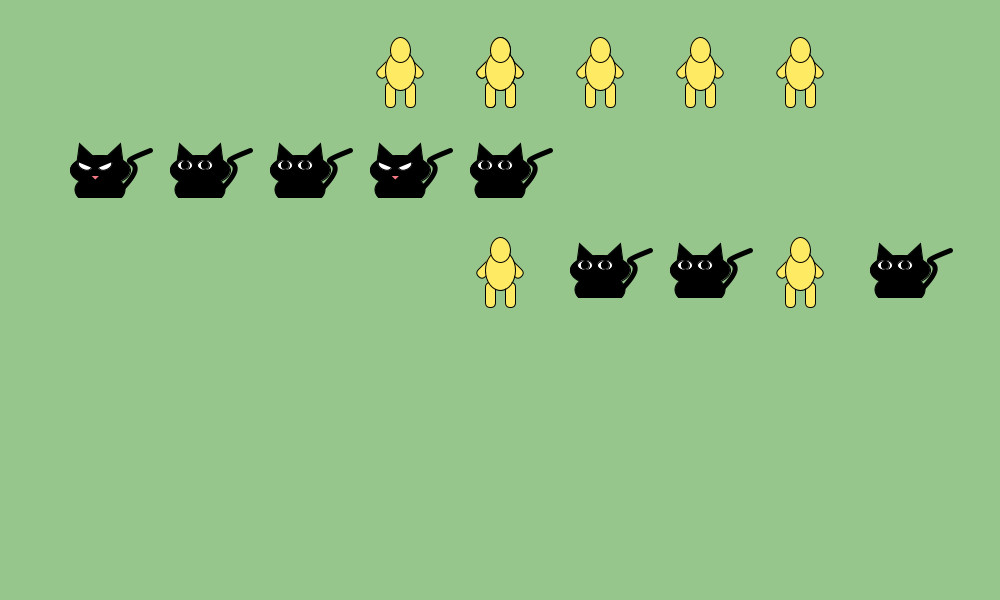
Frame 1 (no input)
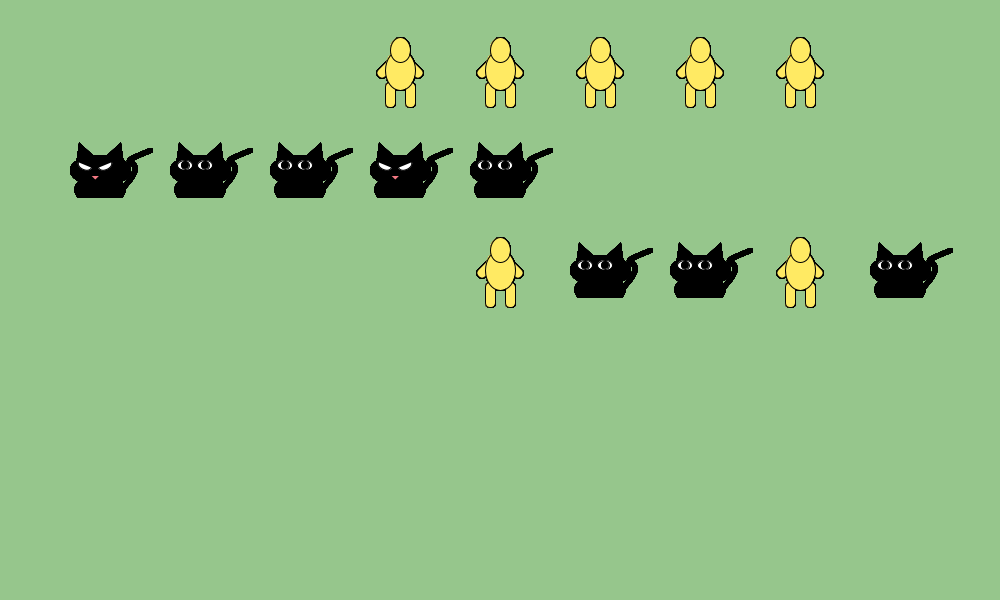
Frame 60 (the mouse pressed at the canvas centre just before this capture)
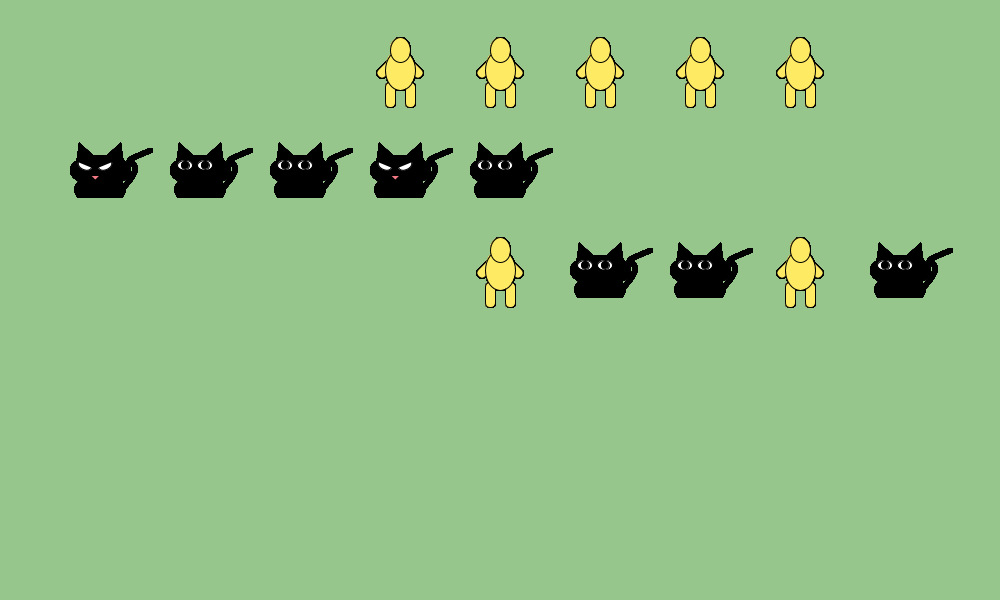
Frame 120 (the mouse held since frame 60 and released just before this capture)

The Processing sketch that drew these frames (run headless with seeded random() and noise(); from frame 60 on, the mouse is pressed at the canvas centre):

// Processing sketch: alexis_gordon_loop_quiz
// ── alexis_gordon_loop_quiz.pde
/* LOOP QUIZ 
You will be making a desert cat scene. 
Finish up this program, that takes the 2 functions
cat() and person(), (in another file in this folder)
and creates at least 3 rows of 5 figures each.

You should write your answers in setup(). 

REQUIREMENTS: 
The first row should have all person()s.
The second row should have all cat()s. 
-- Half should be hissing and half not (2, and 3). It can be random but it does not matter.  
The third row should choose randomly between a cat and a person.

You are also required to draw sunset in the background, 
which is a gradient between two colors. 
You may use whichever two colors you want. 
here are some sample colors: (255, 191, 105), (216, 57, 37), (200, 100, 178).

MAKE SURE THAT: 
The cats and the people do not overlap. 
(The cats and persons are around 75x75 pixels large) 
*/



void setup() {
  size(1000, 600);
  background(150, 198, 140);
}

void draw() {

  cat(100,200,true);
  translate(100,0);
  cat(100,200, false);
  translate(100,0);
  cat(100,200, false);
  translate(100,0);
  cat(100,200,true);
  translate(100,0);
  cat(100,200, false);
  
  person(100,100);
  translate(-100,0);
  person(100,100);
  translate(100,0);
  person(100,100);
  translate(100,0);
  person(100,100);
  translate(100,0);
  person(100,100);
  translate(100,0);
  person(100,100);
  
  person(100,300);
  translate(100,0);
  cat(100,300,false);
  translate(-200,0);
  cat(100,300,false);
  translate(-100,0);
  cat(100,300,false);
  translate(-100,0);
  person(100,300);
  
  }

// ── figures.pde
void cat (float xCenter, float yBottom, boolean hissing) {
  fill(0);
  arc(xCenter, yBottom - 10, 50, 30, radians(150), radians(390), CHORD);
  // tail
  noFill();
  strokeWeight(5);
  bezier(xCenter + 50, yBottom - 50,
    xCenter, yBottom - 30, xCenter + 60, yBottom - 50,
    xCenter + 20, yBottom - 10);
  fill(0);
  strokeWeight(1);
  for (int ear = -1; ear <= 1; ear = ear + 2) {
    push();
    translate(xCenter, yBottom);
    rotate(radians(ear * 20));
    triangle(-10, -40, 10, -40, 0, -60);
    pop();
  }
  // face
  ellipse(xCenter, yBottom - 30, 60, 30);

  // eyes, oscillate
  if (!hissing) {
    fill(255);
    ellipse(xCenter - 15, yBottom - 35, 15, 10);
    ellipse(xCenter + 5, yBottom - 35, 15, 10);

    fill(0);
    ellipse(xCenter - 15, yBottom - 35, 8, 8);
    ellipse(xCenter + 5, yBottom - 35, 8, 8);
  } else {
    fill(255);
    push();
    translate(xCenter - 15, yBottom - 35);
    rotate(PI/8);
    arc(0, 0, 15, 10, 0, PI);
    pop();
    
    push();
    translate(xCenter + 5, yBottom - 35);
    rotate(-PI/8);
    arc(0,0, 15, 10, 0, PI);
    pop();
    
    fill(240, 120, 130);
    triangle(xCenter - 10, yBottom - 25, xCenter, yBottom - 25, 
    xCenter - 5, yBottom - 20);
  }
}

void person(float xCenter, float yBottom) {
  rectMode(CENTER);
  fill(255, 234, 99);
  // legs
  rect(xCenter + 10, yBottom - 5, 10, 25, 80);
  rect(xCenter - 10, yBottom - 5, 10, 25, 80);

  // arms
  push();
  translate(xCenter, yBottom - 45);
  rotate(radians(-45));
  rect(0, 10, 10, 40, 70);
  rotate(radians(90));
  rect(0, 10, 10, 40, 70);
  pop();

  ellipse(xCenter, yBottom - 30, 30, 40);
  ellipse(xCenter, yBottom - 50, 20, 25);
}
